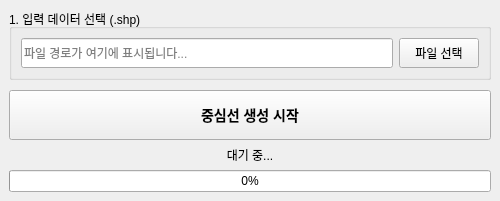
<?xml version="1.0" encoding="UTF-8"?>
<ui version="4.0">
 <class>MainWindow</class>
 <widget class="QMainWindow" name="MainWindow">
  <property name="geometry">
   <rect>
    <x>0</x>
    <y>0</y>
    <width>500</width>
    <height>201</height>
   </rect>
  </property>
  <property name="windowTitle">
   <string>도로 중심선 자동 구축 도구 (GIS-RPA)</string>
  </property>
  <widget class="QWidget" name="centralwidget">
   <layout class="QVBoxLayout" name="verticalLayout">
    <item>
     <widget class="QGroupBox" name="gb_input">
      <property name="title">
       <string>1. 입력 데이터 선택 (.shp)</string>
      </property>
      <layout class="QHBoxLayout" name="horizontalLayout">
       <item>
        <widget class="QLineEdit" name="le_file_path">
         <property name="minimumSize">
          <size>
           <width>0</width>
           <height>30</height>
          </size>
         </property>
         <property name="readOnly">
          <bool>true</bool>
         </property>
         <property name="placeholderText">
          <string>파일 경로가 여기에 표시됩니다...</string>
         </property>
        </widget>
       </item>
       <item>
        <widget class="QPushButton" name="btn_select_file">
         <property name="minimumSize">
          <size>
           <width>0</width>
           <height>30</height>
          </size>
         </property>
         <property name="text">
          <string>파일 선택</string>
         </property>
        </widget>
       </item>
      </layout>
     </widget>
    </item>
    <item>
     <spacer name="verticalSpacer">
      <property name="orientation">
       <enum>Qt::Vertical</enum>
      </property>
      <property name="sizeHint" stdset="0">
       <size>
        <width>20</width>
        <height>40</height>
       </size>
      </property>
     </spacer>
    </item>
    <item>
     <widget class="QPushButton" name="btn_start">
      <property name="minimumSize">
       <size>
        <width>0</width>
        <height>50</height>
       </size>
      </property>
      <property name="styleSheet">
       <string>font-weight: bold; font-size: 14px;</string>
      </property>
      <property name="text">
       <string>중심선 생성 시작</string>
      </property>
     </widget>
    </item>
    <item>
     <widget class="QLabel" name="lbl_status">
      <property name="text">
       <string>대기 중...</string>
      </property>
      <property name="alignment">
       <set>Qt::AlignCenter</set>
      </property>
     </widget>
    </item>
    <item>
     <widget class="QProgressBar" name="progress_bar">
      <property name="value">
       <number>0</number>
      </property>
     </widget>
    </item>
   </layout>
  </widget>
 </widget>
 <resources/>
 <connections/>
</ui>
